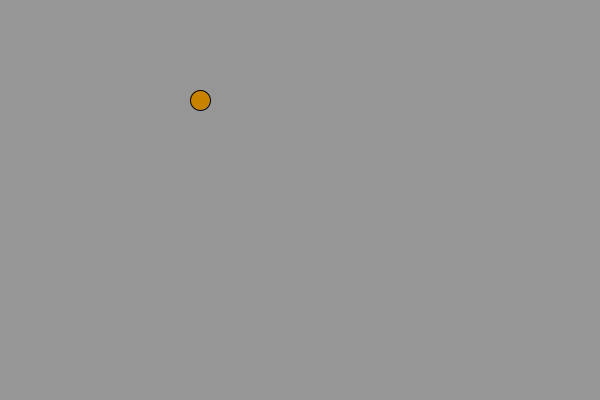
Frame 1 (no input)
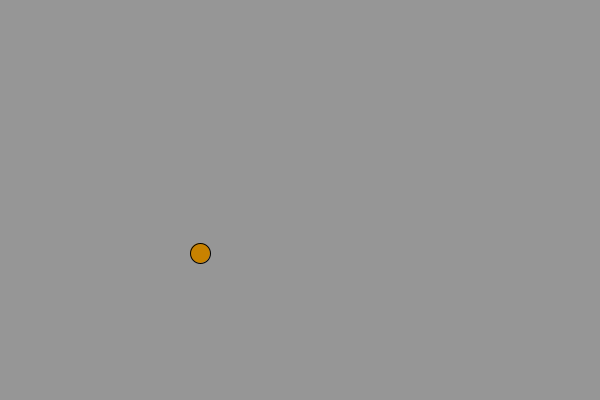
Frame 60 (the mouse pressed at the canvas centre just before this capture)
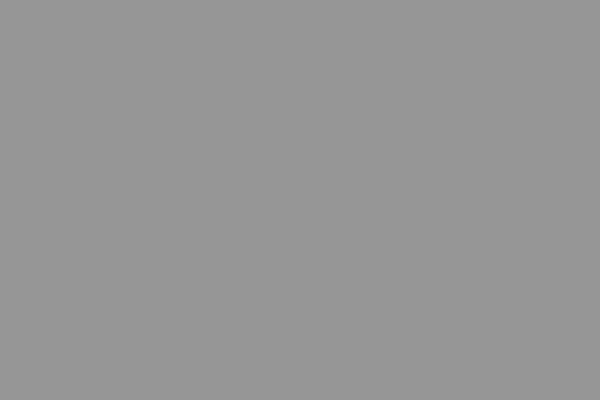
Frame 120 (the mouse held since frame 60 and released just before this capture)

The Processing sketch that drew these frames (run headless with seeded random() and noise(); from frame 60 on, the mouse is pressed at the canvas centre):

// Processing sketch: SketcherFletcher
// ── SketcherFletcher.pde
int birdX = 200;
int birdY = 100;
double birdVelocity = 2;
double gravity = 0.25;
public void setup() {
  size(600,400);
  
}
public void draw() {
  background(150,150,150);
  fill(200,130,0);
  ellipse(birdX,birdY,20,20);
  newY();
}
public void newY() {
  birdVelocity += ((birdVelocity * birdVelocity) * gravity) / 50;
  birdY += birdVelocity;
  
}
public void mousePressed() {
  birdY -= birdVelocity + birdVelocity;
  gravity = 0;
}
